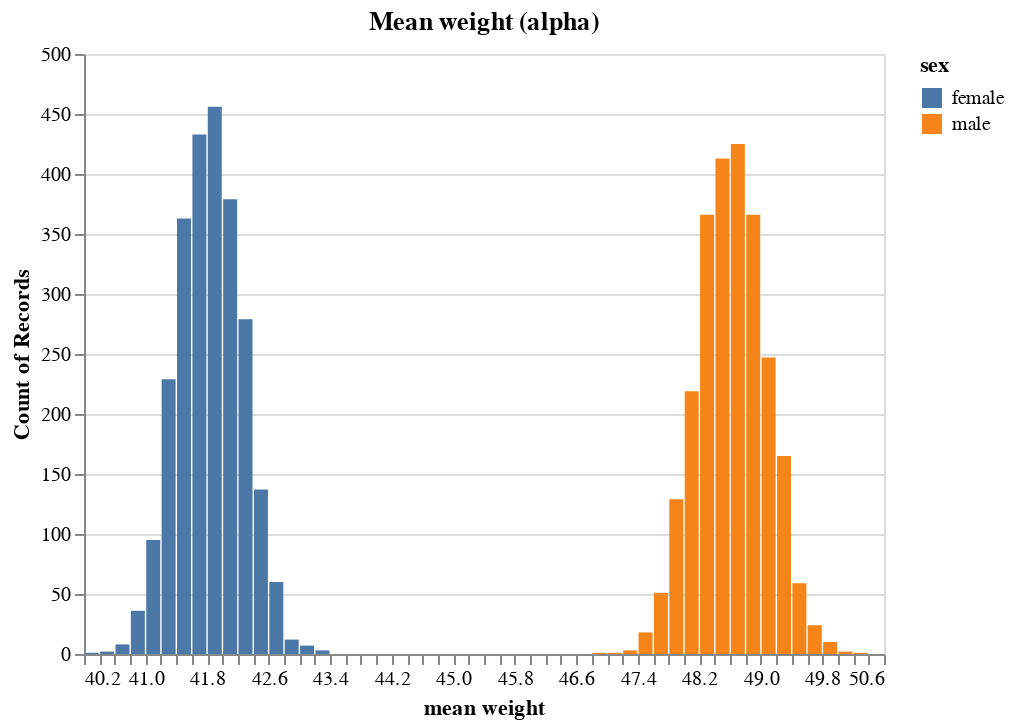

The notebook cell saved with this chart:
### Code cell
df = alpha_df[:2500][["female", "male"]].melt(var_name="sex", value_name="alpha")

hist = (
    alt.Chart(df, title="Mean weight (alpha)")
    .mark_bar(size=7)
    .encode(
        x=alt.X("alpha", title="mean weight", bin=alt.BinParams(maxbins=70)),
        y=alt.Y("count()", stack=None),
        color="sex",
    )
)

hist

### Figure 1 — Vega-Lite specification as saved in the notebook (floating-point values rounded to 4 significant figures; data arrays with more than 128 entries replaced by an {"elided": "..."} marker saying what was removed)
{"$schema": "https://vega.github.io/schema/vega-lite/v4.17.0.json", "config": {"view": {"continuousHeight": 300, "continuousWidth": 400}}, "data": {"name": "data-50a366772020b4032493ee91b5cc2842"}, "datasets": {"data-50a366772020b4032493ee91b5cc2842": {"elided": "5000 records"}}, "encoding": {"color": {"field": "sex", "type": "nominal"}, "x": {"bin": {"maxbins": 70}, "field": "alpha", "title": "mean weight", "type": "quantitative"}, "y": {"aggregate": "count", "stack": null, "type": "quantitative"}}, "mark": {"size": 7, "type": "bar"}, "title": "Mean weight (alpha)"}
